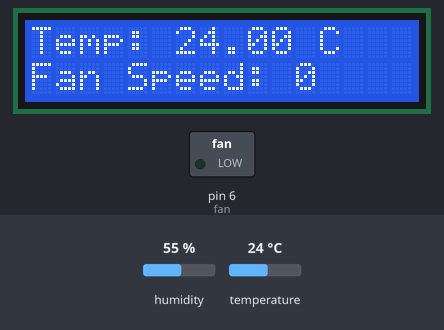
Bench run of a sketch on a simulated Arduino Uno, built with avr-gcc and run on an emulated ATmega328P. Parts: 16×2 character LCD, switched loads named in the sketch (green lamp = pin HIGH). Inputs (shaded band) come from the test bench; at power-on: temperature 24 °C, humidity 55 %. What the sketch prints to the serial monitor is not drawn.

Above: at 1.2 s.
1.3 s: temperature set to 33 °C
At 3.0 s:
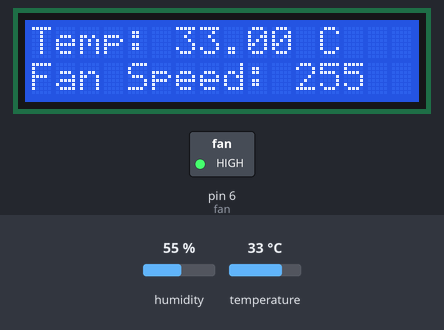
4.1 s: temperature set to 32 °C
At 5.4 s:
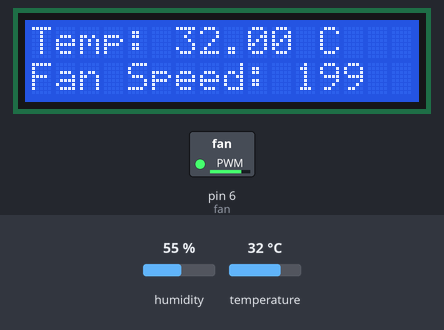
8.6 s: temperature set to 12 °C
At 11.2 s:
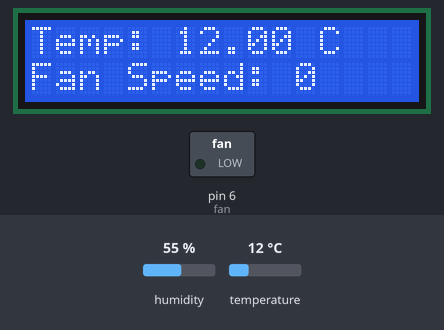
11.9 s: temperature set to 31 °C
At 13.5 s:
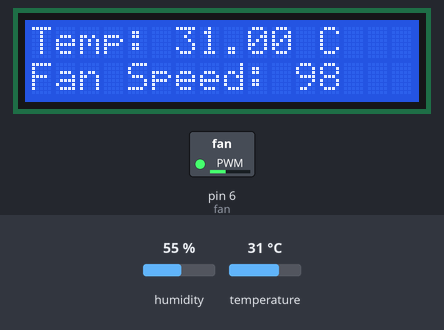
Timing chart, 0 to 24.2 s (numbered marks = the images above; inputs shaded):
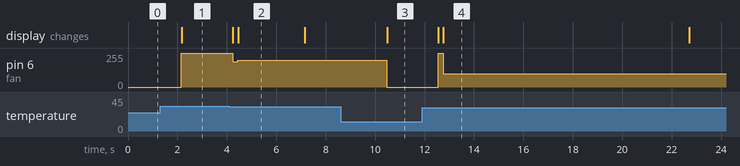

Measured:
- the behaviour switches between 33 and 32 °C on temperature (found by bisection; images 1 and 2)
- after the input at 1.3 s, pin 6 (fan): 0/255 → 255/255 after 0.86 s; the display: changes after 0.87 s (image 1)
- after the input at 4.1 s, pin 6 (fan): 255/255 → 189/255 after 0.14 s, → 199/255 0.21 s later, → 200/255 2.7 s later; the display: first changes after 0.15 s (image 2 shows a later state)
- after the input at 8.6 s, pin 6 (fan): 200/255 → 0/255 after 1.9 s; the display: changes after 1.9 s (image 3)
- after the input at 11.9 s, pin 6 (fan): 0/255 → 255/255 after 0.65 s, → 98/255 0.21 s later, → 99/255 10.0 s later; the display: first changes after 0.66 s (image 4 shows a later state)
- what the display in image 2 shows lasts 2.6 s, from 4.5 s to 7.1 s

The sketch:

PID_Fan_Cooler.ino
```cpp
#include <LiquidCrystal.h>
#include "DHT.h"

#define DHTPIN 7
#define DHTTYPE DHT11

LiquidCrystal lcd(13, 10, 5, 4, 3, 2);

const int fan = 6;
int motorSpeed = 0;

// PID Constants
double Kp = 100;  // Proportional gain
double Ki = 0.01; // Integral gain
double Kd = 10;   // Derivative gain

double setpoint = 30.0; // Set Point untuk Temperatur
double error, lastError, integral, derivative, PIDValue;

DHT dht(DHTPIN, DHTTYPE);

void setup() {
  Serial.begin(9600);
  lcd.begin(16, 2);
  pinMode(fan, OUTPUT);
  dht.begin();
}

void loop() {
  float currentTemperature = dht.readTemperature();

  // Kalkulasi PID
  error = currentTemperature - setpoint;
  integral += error;
  derivative = error - lastError;
  PIDValue = Kp * error + Ki * integral + Kd * derivative;

  // Batas pada Kecepatan Kipas
  // motorSpeed = map(motorSpeed, setpoint, 100, 0, 255);
  motorSpeed = constrain(PIDValue, 0, 255);

  // Update Kecepatan Kipas
  analogWrite(fan, motorSpeed);

  // Update Error untuk Iterasi Selanjutnya
  lastError = error;

  // Display Serial Monitor
  Serial.print(currentTemperature);
  Serial.print(" ");
  Serial.println(motorSpeed);

  // Display LCD
  lcd.setCursor(0, 0);
  lcd.print("Temp: ");
  lcd.print(currentTemperature);
  lcd.print(" C  ");

  lcd.setCursor(0, 1);
  lcd.print("Fan Speed: ");
  lcd.print(motorSpeed);
  lcd.print("   ");

  delay(200); // Delay untuk jeda pembacaan
}
```
